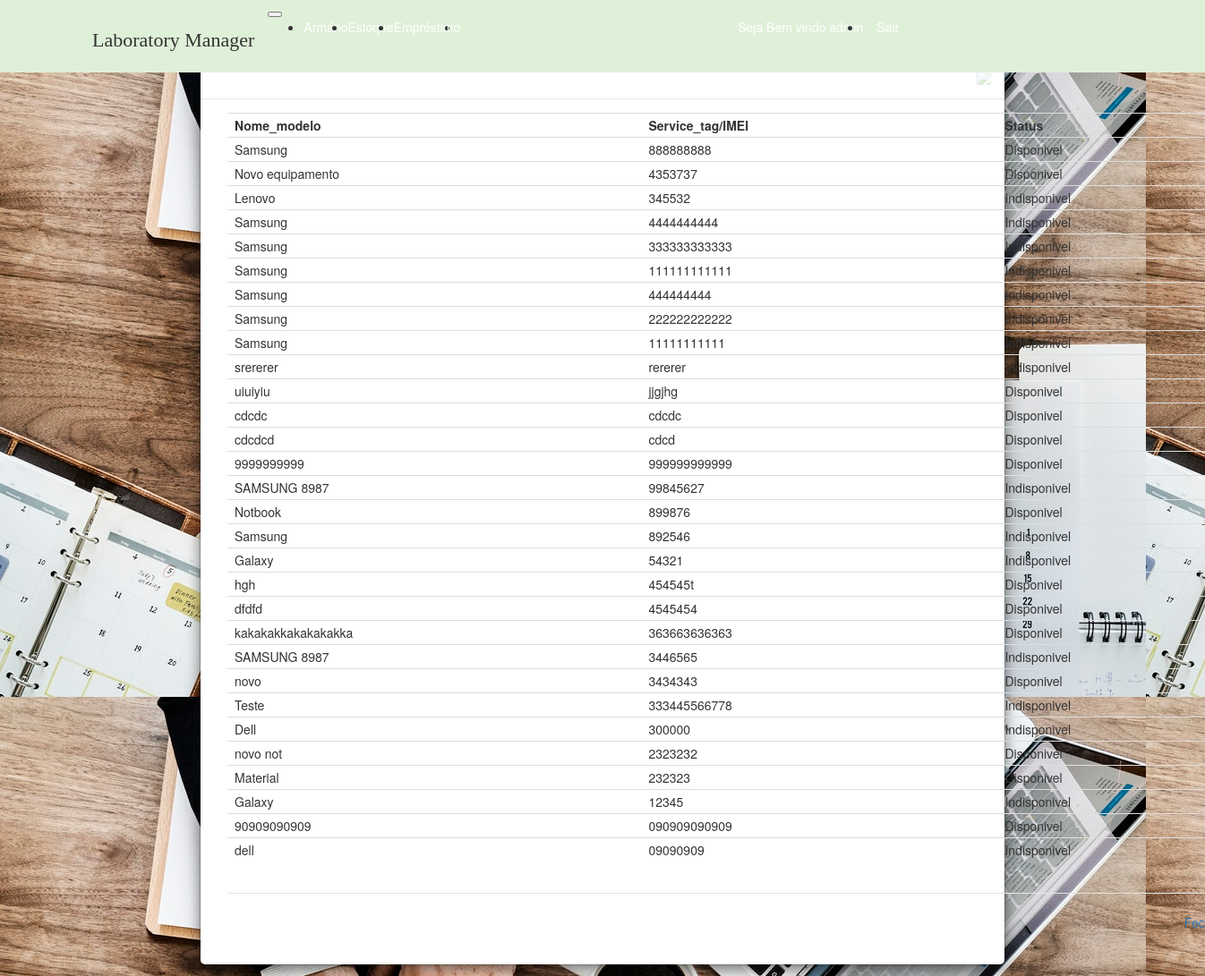
Page /index.php?pagina=home&action=statusequipamento (signed in) on the committed database.
### tables this page shows
CREATE TABLE `equipamento` (
  `id` int(11) NOT NULL,
  `nome_modelo` varchar(20) NOT NULL,
  `codigo` varchar(12) NOT NULL,
  `situacao` varchar(15) DEFAULT NULL
);

### home.php (the view, shortened to what this page needs)
<nav class="navbar navbar-fixed-top navbar-expand-lg navbar-dark bg-success">
  <div class="container">
    <a class="navbar-brand h1 mb-0" style="font-family: Impact, fantasy; font-size: 22px;" href="index.php">Laboratory Manager</a>
    <button class="navbar-toggler" type="button" data-toggle="collapse" data-target="#navbarSite">
    </button>
    <div class="collapse navbar-collapse" id="navbarSite">
      <ul class="navbar-nav mr-auto">
        <li class="nav-item dropdown">
          <a class="nav-link dropdown-toggle" style="color: white;" href="#" data-toggle="dropdown" id="navDrop">
            Armário
          </a>
        </li>
        <li class="nav-item dropdown">
          <a class="nav-link dropdown-toggle" style="color: white;" href="#" data-toggle="dropdown" id="navDrop">
            Estoque
          </a>
        </li>
        <li class="nav-item dropdown">
          <a class="nav-link dropdown-toggle" style="color: white;" href="#" data-toggle="dropdown" id="navDrop">
            Empréstimo
          </a>
        </li>
        <li class="nav-item">
          <a class="nav-link" style="margin-left:310px; color:white;" href=""> Seja Bem vindo <?php echo $_SESSION['nome']; ?></a>
        </li>
        <li class="nav-item">
          <a class="nav-link" style="margin-left: 15px; color: white;" href="sair.php">
            Sair
          </a>
        </li>
      </ul>
    </div>
  </div>
</nav>
<?php
$action = '';
if (!empty($_GET['action'])) {
  $action = $_GET['action'];
}
  ?>
  <?php
if ($action == 'statusequipamento') {
  require_once 'conexao.php';
  ?>
    <div class="modal-dialog modal-lg" role="document">
      <div class="modal-content">
        <div class="modal-header">
          <h5 class="modal-title">Status Equipamento</h5>
          <a href="?" class="close" data-dismiss="modal"> <img src="img/cancelar.png" /></a>
        </div>
        <div class="modal-body">
          <div class="container">
            <form method="POST">
              <div class="row">
                <div class="form-group col-md-12">
                  <div>
                    <?php
                    $sql = $pdo->prepare("SELECT * FROM equipamento ORDER BY id desc");
                    $sql->execute();
                    echo '<table  class="table table-hover">';
                    echo '<tr>';
                    echo '<td><b>Nome_modelo</td>';
                    echo '<td><b>Service_tag/IMEI</td>';
                    echo '<td><b>Status</td>';
                    echo '</tr>';
                    while ($registro = $sql->fetch()) {
                      $nome = $registro['nome_modelo'];
                      $codigo = $registro['codigo'];
                      $situacao = $registro['situacao'];
                      echo '<tr>';
                      echo '<td>' . $nome . '</td>';
                      echo '<td>' . $codigo . '</td>';
                      echo '<td>' . $situacao . '</td>';
                      echo '</tr>';
                    }
                    echo '</table>';
                    ?>
                  </div>
                </div>
              </div>
              <div class="modal-footer">
                <a href="?" class="btn btn-outline-secondary" data-dismiss="modal">Fechar</a>
              </div>
          </div>
        </div>
      <?php
    }
                              ?>

### index.php (shortened to what this page needs)
<?php
if( $_SESSION['matricula'] == null){
	header("location: login.php");
} else{
?>
<!DOCTYPE html>
<html lang="pt-br">
<head>
	<link rel="stylesheet" href="node_modules/bootstrap/compiler/bootstrap.css">
	<link rel="stylesheet" href="node_modules/bootstrap/compiler/style.css">
	<link rel="stylesheet" href="https://unpkg.com/ionicons@4.5.5/dist/css/ionicons.min.css">
</head>
<body style="background-image:url(img/fundo.jpeg);">
	<?php
	$pagina = 'home';
	if (!empty($_GET['pagina'])) {
			$pagina = $_GET['pagina'];
		}
	if (file_exists("$pagina.php")) {
			include("$pagina.php");
		} else {
			?> <i class="glyphicon glyphicon-thumbs-down"></i>Pagina não encotrada. <?php
			   }
	  } ?>
</body>
</html>

### rows in the picture
equipamento: nome_modelo "Samsung", codigo "888888888", situacao "Disponivel"
equipamento: nome_modelo "Novo equipamento", codigo "4353737", situacao "Disponivel"
equipamento: nome_modelo "Lenovo", codigo "345532", situacao "Indisponivel"
equipamento: nome_modelo "Samsung", codigo "4444444444", situacao "Indisponivel"
equipamento: nome_modelo "Samsung", codigo "333333333333", situacao "Indisponivel"
equipamento: nome_modelo "Samsung", codigo "111111111111", situacao "Indisponivel"
equipamento: nome_modelo "Samsung", codigo "444444444", situacao "Indisponivel"
equipamento: nome_modelo "Samsung", codigo "222222222222", situacao "Indisponivel"
equipamento: nome_modelo "Samsung", codigo "11111111111", situacao "Indisponivel"
equipamento: nome_modelo "srererer", codigo "rererer", situacao "Indisponivel"
equipamento: nome_modelo "uiuiyiu", codigo "jjgjhg", situacao "Disponivel"
equipamento: nome_modelo "cdcdc", codigo "cdcdc", situacao "Disponivel"
equipamento: nome_modelo "cdcdcd", codigo "cdcd", situacao "Disponivel"
equipamento: nome_modelo "9999999999", codigo "999999999999", situacao "Disponivel"
equipamento: nome_modelo "SAMSUNG 8987", codigo "99845627", situacao "Indisponivel"
equipamento: nome_modelo "Notbook", codigo "899876", situacao "Disponivel"
equipamento: nome_modelo "Samsung", codigo "892546", situacao "Indisponivel"
equipamento: nome_modelo "Galaxy", codigo "54321", situacao "Indisponivel"
equipamento: nome_modelo "hgh", codigo "454545t", situacao "Disponivel"
equipamento: nome_modelo "dfdfd", codigo "4545454", situacao "Disponivel"
equipamento: nome_modelo "kakakakkakakakakka", codigo "363663636363", situacao "Disponivel"
equipamento: nome_modelo "SAMSUNG 8987", codigo "3446565", situacao "Indisponivel"
equipamento: nome_modelo "novo", codigo "3434343", situacao "Disponivel"
equipamento: nome_modelo "Teste", codigo "333445566778", situacao "Indisponivel"
equipamento: nome_modelo "Dell", codigo "300000", situacao "Indisponivel"
equipamento: nome_modelo "novo not", codigo "2323232", situacao "Disponivel"
equipamento: nome_modelo "Material", codigo "232323", situacao "Disponivel"
equipamento: nome_modelo "Galaxy", codigo "12345", situacao "Indisponivel"
equipamento: nome_modelo "90909090909", codigo "090909090909", situacao "Disponivel"
equipamento: nome_modelo "dell", codigo "09090909", situacao "Indisponivel"

### other values in the picture
$_SESSION['nome'] "admin"
